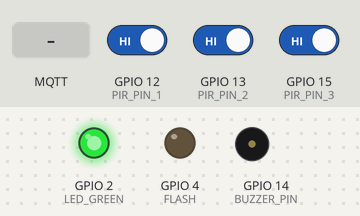
The sketch below on a simulated ESP32. On the bench: output pins drawn as LEDs (lit = HIGH), buzzer (waves = sounding, pin HIGH). The inputs (shaded band) are chosen by the test bench; at power-on: GPIO 12 (PIR_PIN_1) HIGH, GPIO 13 (PIR_PIN_2) HIGH, GPIO 15 (PIR_PIN_3) HIGH. WiFi joins after 1.5 s; servers stay silent unless stated; uploads are accepted with an empty reply; random numbers use the default seed unless the sketch sets one; no MQTT or app messages arrive unless stated; the camera gives no picture; what the sketch prints to the serial monitor is not drawn.

Above: at 3.0 s.
3.1 s: MQTT message "TAKE_PHOTO" arrives on the first subscribed topic
At 3.86 s:
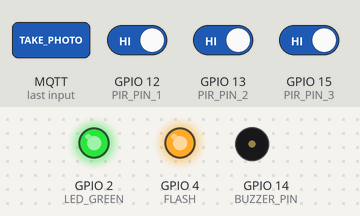
5.4 s: MQTT message "BUZZER_ON" arrives on the first subscribed topic
At 6.6 s:
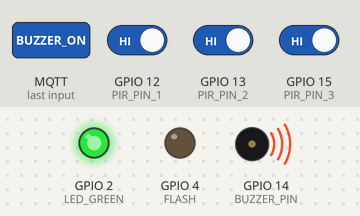
8.2 s: MQTT message "ALARM_ON" arrives on the first subscribed topic
At 9.9 s:
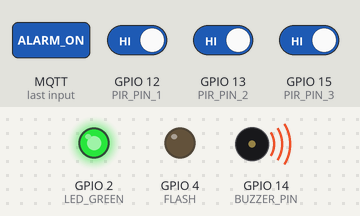
10.2 s: MQTT message "TAKE_PHOTO" arrives on the first subscribed topic
At 10.79 s:
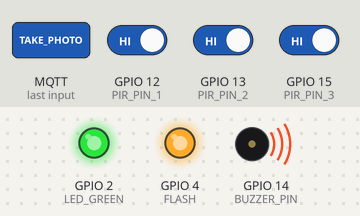
Timing chart, 0 to 13.2 s (numbered marks = the images above; inputs shaded):
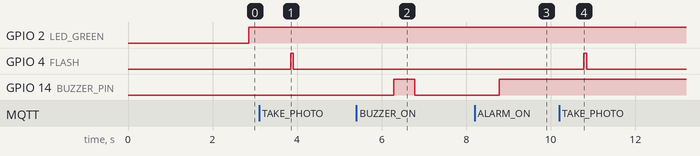

Measured:
- after the input at 3.1 s, GPIO 4 (FLASH): LOW → HIGH after 0.75 s, → LOW 0.06 s later
- after the input at 5.4 s, GPIO 14 (BUZZER_PIN): LOW → HIGH after 0.88 s, → LOW 0.50 s later
- after the input at 8.2 s, GPIO 14 (BUZZER_PIN): LOW → HIGH after 0.59 s
- after the input at 10.2 s, GPIO 4 (FLASH): LOW → HIGH after 0.59 s, → LOW 0.06 s later

The sketch:

ESP32-Wrover.ino
```cpp
#include <Arduino.h>
#include <WiFi.h>
#include <HTTPClient.h>
#include <PubSubClient.h>
#include "esp_camera.h"
#include "soc/soc.h"
#include "soc/rtc_cntl_reg.h"

// PIN GPIO yang digunakan
#define PIR_PIN_1 12
#define PIR_PIN_2 13
#define PIR_PIN_3 15

#define BUZZER_PIN 14
#define LED_GREEN 2

#define FLASH 4

// PIN Kamera
// #define PWDN_GPIO_NUM -1
// #define RESET_GPIO_NUM -1
// #define XCLK_GPIO_NUM 21
// #define SIOD_GPIO_NUM 26
// #define SIOC_GPIO_NUM 27

// #define Y9_GPIO_NUM 35
// #define Y8_GPIO_NUM 34
// #define Y7_GPIO_NUM 39
// #define Y6_GPIO_NUM 36
// #define Y5_GPIO_NUM 19
// #define Y4_GPIO_NUM 18
// #define Y3_GPIO_NUM 5
// #define Y2_GPIO_NUM 4
// #define VSYNC_GPIO_NUM 25
// #define HREF_GPIO_NUM 23
// #define PCLK_GPIO_NUM 22

// CAMERA_MODEL_AI_THINKER
#define PWDN_GPIO_NUM     32
#define RESET_GPIO_NUM    -1
#define XCLK_GPIO_NUM      0
#define SIOD_GPIO_NUM     26
#define SIOC_GPIO_NUM     27

#define Y9_GPIO_NUM       35
#define Y8_GPIO_NUM       34
#define Y7_GPIO_NUM       39
#define Y6_GPIO_NUM       36
#define Y5_GPIO_NUM       21
#define Y4_GPIO_NUM       19
#define Y3_GPIO_NUM       18
#define Y2_GPIO_NUM        5
#define VSYNC_GPIO_NUM    25
#define HREF_GPIO_NUM     23
#define PCLK_GPIO_NUM     22

// ID Sensor
const char *pirId1 = "SENPIR0001";
const char *pirId2 = "SENPIR0002";
const char *pirId3 = "SENPIR0003";

bool isPir1Active = false;
bool isPir2Active = false;
bool isPir3Active = false;

// Konfigurasi WIFI & Endpoint server
const char *ssid = "POCO F5";
const char *password = "TofuGoreng";
const int serverPort = 80;
String serverName = "farm.dihara.my.id";
// String serverName = "farm.test.dihara.my.id";

// Konfigurasi Broker
const char *mqttServer = "broker.hivemq.com";
const int mqttPort = 1883;
const char *mqttTopic = "bido_dihara/broker/farm-security";

String picture = "";

WiFiClient wifiClient;
PubSubClient client(wifiClient);

bool takePhoto = false;

void setup()
{
  WRITE_PERI_REG(RTC_CNTL_BROWN_OUT_REG, 0);
  Serial.begin(115200);
  WiFi.mode(WIFI_STA);

  startCamera();
  connectToWiFi();

  client.setServer(mqttServer, mqttPort);
  client.setCallback(mqttCallback);

  pinMode(PIR_PIN_1, INPUT);
  pinMode(PIR_PIN_2, INPUT);
  pinMode(PIR_PIN_3, INPUT);
  pinMode(BUZZER_PIN, OUTPUT);
  pinMode(LED_GREEN, OUTPUT);
  pinMode(FLASH, OUTPUT);
}

void loop()
{
  if (!client.connected())
  {
    digitalWrite(LED_GREEN, LOW);
    reconnectMQTT();
  }
  else
  {
    digitalWrite(LED_GREEN, HIGH);
  }
  client.loop();

  bool motionDetected1 = isMotionDetected(PIR_PIN_1);
  bool motionDetected2 = isMotionDetected(PIR_PIN_2);
  bool motionDetected3 = isMotionDetected(PIR_PIN_3);

  if (motionDetected1 && isPir1Active)
  {
    Serial.println("Gerakan terdeteksi oleh PIR 1");
    buzzerActive();
    sendPhoto(pirId1, false);
  }
  if (motionDetected2 && isPir2Active)
  {
    Serial.println("Gerakan terdeteksi oleh PIR 2");
    buzzerActive();
    sendPhoto(pirId2, false);
  }
  if (motionDetected3 && isPir3Active)
  {
    Serial.println("Gerakan terdeteksi oleh PIR 3");
    buzzerActive();
    sendMotionEvent("", pirId3);
  }
  delay(1000);
}

void startCamera()
{
  camera_config_t config;
  config.ledc_channel = LEDC_CHANNEL_0;
  config.ledc_timer = LEDC_TIMER_0;
  config.pin_d0 = Y2_GPIO_NUM;
  config.pin_d1 = Y3_GPIO_NUM;
  config.pin_d2 = Y4_GPIO_NUM;
  config.pin_d3 = Y5_GPIO_NUM;
  config.pin_d4 = Y6_GPIO_NUM;
  config.pin_d5 = Y7_GPIO_NUM;
  config.pin_d6 = Y8_GPIO_NUM;
  config.pin_d7 = Y9_GPIO_NUM;
  config.pin_xclk = XCLK_GPIO_NUM;
  config.pin_pclk = PCLK_GPIO_NUM;
  config.pin_vsync = VSYNC_GPIO_NUM;
  config.pin_href = HREF_GPIO_NUM;
  config.pin_sccb_sda = SIOD_GPIO_NUM;
  config.pin_sccb_scl = SIOC_GPIO_NUM;
  config.pin_pwdn = PWDN_GPIO_NUM;
  config.pin_reset = RESET_GPIO_NUM;
  config.xclk_freq_hz = 20000000;
  config.pixel_format = PIXFORMAT_JPEG;

  config.frame_size = FRAMESIZE_QVGA;
  config.jpeg_quality = 10;
  config.fb_count = 1;

  esp_err_t err = esp_camera_init(&config);
  if (err != ESP_OK)
  {
    Serial.printf("Camera init failed with error 0x%x", err);
    delay(1000);
    ESP.restart();
  }
}

void connectToWiFi()
{
  WiFi.begin(ssid, password);
  Serial.print("Menghubungkan ke WiFi...");
  while (WiFi.status() != WL_CONNECTED)
  {
    delay(500);
    Serial.print(".");
  }
  Serial.println("\nTersambung ke WiFi");
}

void reconnectMQTT()
{
  Serial.print("Menyambung ke MQTT...");
  while (!client.connected())
  {
    String clientId = "ESP32Cam-" + String(random(0xffff), HEX);
    if (client.connect(clientId.c_str()))
    {
      Serial.println("Tersambung ke MQTT");
      client.subscribe(mqttTopic);
    }
    else
    {
      Serial.print("Gagal. rc=");
      Serial.print(client.state());
    }
  }
}

String sendPhoto(const char *deviceId, bool isFromUser)
{
  String getAll;
  String getBody;

  digitalWrite(FLASH, HIGH);
  camera_fb_t *fb = esp_camera_fb_get();
  if (!fb)
  {
    Serial.println("Camera capture failed");
    delay(1000);
    ESP.restart();
  }
  digitalWrite(FLASH, LOW);

  String filename = "esp32-" + String(millis()) + "-" + String(random(1000, 9999)) + ".jpg";
  picture = filename;

  if (wifiClient.connect(serverName.c_str(), serverPort))
  {
    String boundary = "SecurityFarm";
    String head = "--" + boundary + "\r\n"
                                    "Content-Disposition: form-data; name=\"imageFile\"; filename=\"" +
                  filename + "\"\r\n"
                             "Content-Type: image/jpeg\r\n\r\n";
    String tail = "\r\n--" + boundary + "--\r\n";

    uint32_t imageLen = fb->len;
    uint32_t extraLen = head.length() + tail.length();
    uint32_t totalLen = imageLen + extraLen;

    wifiClient.println("POST /api/upload/" + filename + " HTTP/1.1");
    wifiClient.println("Host: " + serverName);
    wifiClient.println("Content-Length: " + String(totalLen));
    wifiClient.println("Content-Type: multipart/form-data; boundary=" + boundary);
    wifiClient.println();

    wifiClient.print(head);

    uint8_t *fbBuf = fb->buf;
    size_t fbLen = fb->len;
    for (size_t n = 0; n < fbLen; n += 1024)
    {
      if (n + 1024 < fbLen)
      {
        wifiClient.write(fbBuf, 1024);
        fbBuf += 1024;
      }
      else if (fbLen % 1024 > 0)
      {
        size_t remainder = fbLen % 1024;
        wifiClient.write(fbBuf, remainder);
      }
    }

    wifiClient.print(tail);
    esp_camera_fb_return(fb);

    int timoutTimer = 10000;
    long startTimer = millis();
    bool state = false;

    while ((startTimer + timoutTimer) > millis())
    {
      Serial.print(".");
      delay(100);
      while (wifiClient.available())
      {
        char c = wifiClient.read();
        if (c == '\n')
        {
          if (getAll.length() == 0)
            state = true;
          getAll = "";
        }
        else if (c != '\r')
        {
          getAll += String(c);
        }
        if (state == true)
        {
          getBody += String(c);
        }
        startTimer = millis();
      }
      if (getBody.length() > 0)
        break;
    }

    Serial.println();
    wifiClient.stop();
    Serial.println(getBody);

    if (!isFromUser)
    {
      sendMotionEvent(filename, deviceId);
    }
  }
  else
  {
    getBody = "Connection to " + serverName + " failed.";
    Serial.println(getBody);
  }

  return getBody;
}

String sendMotionEvent(String filename, String deviceId)
{
  String getAll;
  String getBody;

  if (filename == "")
  {
    filename = "motion-" + String(millis()) + "-" + String(random(1000, 9999));
  }

  String endpoint = "/api/motion-detected/" + filename;

  if (wifiClient.connect(serverName.c_str(), serverPort))
  {
    Serial.println("Connected to server!");

    String jsonBody = "{\"device_id\": \"" + deviceId + "\", \"motion_detected\": true}";
    int contentLength = jsonBody.length();

    wifiClient.println("POST " + endpoint + " HTTP/1.1");
    wifiClient.println("Host: " + serverName);
    wifiClient.println("Content-Type: application/json");
    wifiClient.println("Content-Length: " + String(contentLength));
    wifiClient.println();
    wifiClient.print(jsonBody);

    long startTimer = millis();
    int timeout = 5000;
    while (wifiClient.available() == 0 && millis() - startTimer < timeout)
    {
      delay(10);
    }

    while (wifiClient.available())
    {
      char c = wifiClient.read();
      getBody += c;
    }

    wifiClient.stop();
    Serial.println("Server response:");
    Serial.println(getBody);
  }
  else
  {
    Serial.println("Connection failed!");
  }

  return getBody;
}

void mqttCallback(char *topic, byte *payload, unsigned int length)
{
  Serial.print("Pesan Diterima [");
  Serial.print(topic);
  Serial.print("]: ");
  String message;
  for (int i = 0; i < length; i++)
  {
    message += (char)payload[i];
  }
  Serial.println(message);

  if (message == "TAKE_PHOTO")
  {
    sendPhoto(pirId1, true);
    reconnectMQTT();
    String message = "ok, pictureId: " + picture;
    client.publish(mqttTopic, message.c_str());

  }
  else if (message == "BUZZER_ON")
  {
    buzzerActive();
    client.publish(mqttTopic, "ok");
  }
  else if (message == "ALARM_ON")
  {
    alarmActive();
    client.publish(mqttTopic, "ok");
  }
  else if (message == "ALARM_OFF")
  {
    alarmNonActive();
    client.publish(mqttTopic, "ok");
  }
  else if (message.startsWith("DISABLE SENSOR"))
  {
    int idStart = message.indexOf("SENSOR ID: ") + strlen("SENSOR ID: ");
    int idEnd = message.indexOf(",", idStart);
    String sensorId = message.substring(idStart, idEnd);
    int isActiveStart = message.indexOf("IsActive: ") + strlen("IsActive: ");
    String isActiveStr = message.substring(isActiveStart);

    bool isActive = isActiveStr == "true";

    if (sensorId == pirId1)
    {
      isPir1Active = isActive;
    }
    else if (sensorId == pirId2)
    {
      isPir2Active = isActive;
    }
    else if (sensorId == pirId3)
    {
      isPir3Active = isActive;
    }
    client.publish(mqttTopic, "ok");
  }
}

void buzzerActive()
{
  digitalWrite(BUZZER_PIN, HIGH);
  delay(500);
  digitalWrite(BUZZER_PIN, LOW);
}

void alarmActive()
{
  digitalWrite(BUZZER_PIN, HIGH);
}

void alarmNonActive()
{
  digitalWrite(BUZZER_PIN, LOW);
}

bool isMotionDetected(int pin)
{
  return digitalRead(pin) == HIGH;
}
```
